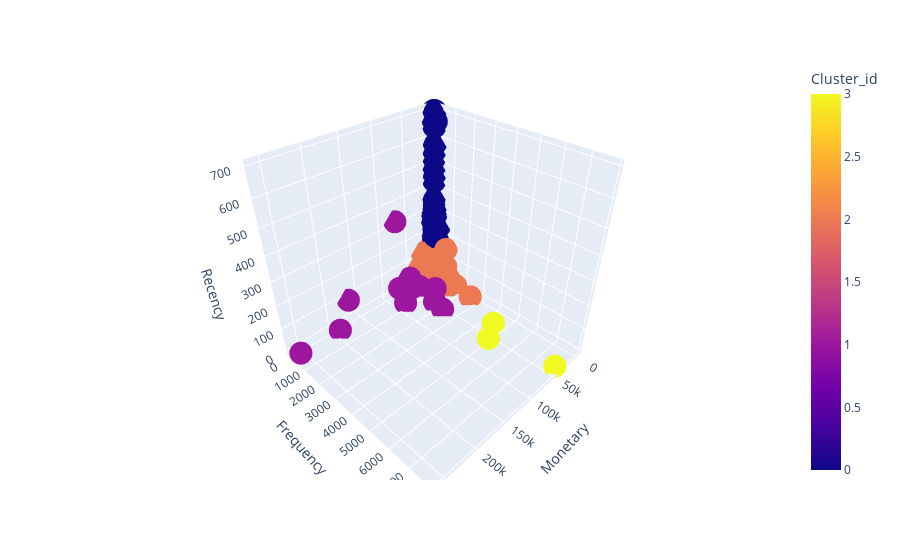

This figure's notebook cell:
### Code cell
fig = px.scatter_3d(rfm, x = "Monetary", y = "Frequency", z = "Recency",
                   color = "Cluster_id")
fig.show()

### Figure 1 — Plotly figure (JSON) as saved in the notebook; plotly's stock layout.template omitted (floating-point values rounded to 4 significant figures; data arrays with more than 128 entries replaced by an {"elided": "..."} marker saying what was removed)
{"data": [{"hovertemplate": "Monetary=%{x}<br>Frequency=%{y}<br>Recency=%{z}<br>Cluster_id=%{marker.color}<extra></extra>", "legendgroup": "", "marker": {"color": {"elided": "3920 int values"}, "coloraxis": "coloraxis", "symbol": "circle"}, "mode": "markers", "name": "", "scene": "scene", "showlegend": false, "type": "scatter3d", "x": {"elided": "3920 float values"}, "y": {"elided": "3920 int values"}, "z": {"elided": "3920 int values"}}], "layout": {"coloraxis": {"colorbar": {"title": {"text": "Cluster_id"}}, "colorscale": [[0, "#0d0887"], [0.1111, "#46039f"], [0.2222, "#7201a8"], [0.3333, "#9c179e"], [0.4444, "#bd3786"], [0.5556, "#d8576b"], [0.6667, "#ed7953"], [0.7778, "#fb9f3a"], [0.8889, "#fdca26"], [1, "#f0f921"]]}, "legend": {"tracegroupgap": 0}, "margin": {"t": 60}, "scene": {"domain": {"x": [0, 1], "y": [0, 1]}, "xaxis": {"title": {"text": "Monetary"}}, "yaxis": {"title": {"text": "Frequency"}}, "zaxis": {"title": {"text": "Recency"}}}}}
